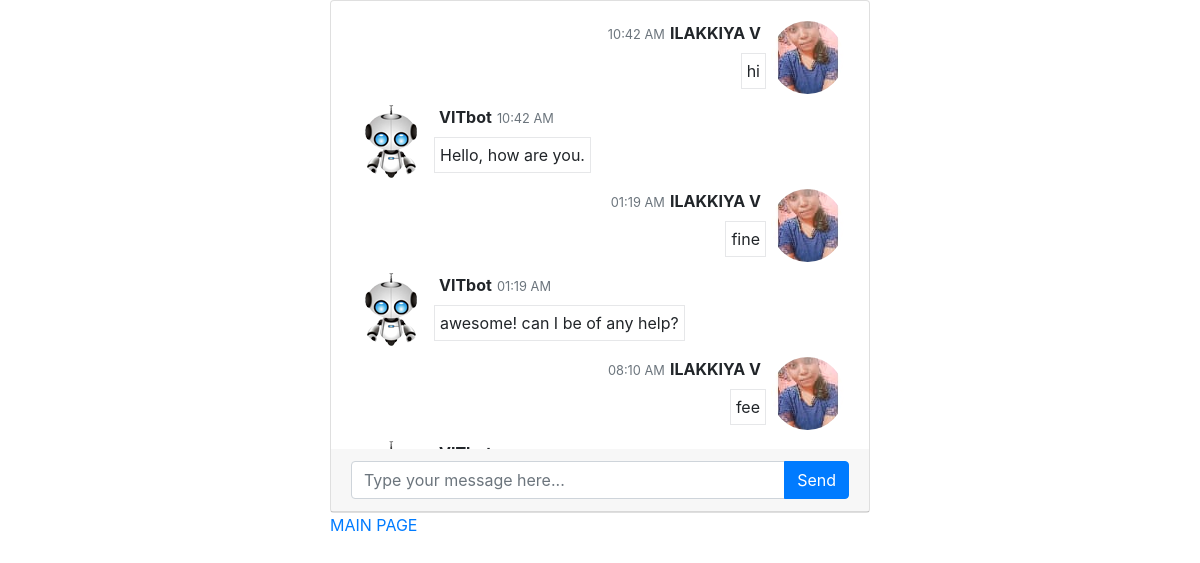
/chatbot.php (signed in), run on the app's committed database.
### tables this page shows
CREATE TABLE IF NOT EXISTS `message` (
  `id` int(11) NOT NULL AUTO_INCREMENT,
  `message` text NOT NULL,
  `added_on` datetime NOT NULL,
  `type` varchar(10) NOT NULL,
  PRIMARY KEY (`id`)
);

CREATE TABLE IF NOT EXISTS `stud_prof` (
  `regno` varchar(50) NOT NULL,
  `password` varchar(50) NOT NULL,
  `name` varchar(100) NOT NULL,
  `image` varchar(100) NOT NULL,
  `phone` varchar(15) NOT NULL,
  `programme` varchar(50) NOT NULL,
  `school` varchar(20) NOT NULL,
  `email` varchar(200) NOT NULL,
  `address` text NOT NULL,
  `city` varchar(50) NOT NULL,
  `state` varchar(50) NOT NULL,
  `postal` int(11) NOT NULL,
  PRIMARY KEY (`regno`)
);

### chatbot.php (the view, shortened to what this page needs)
<?php
include('config/config.php');
$sql = "SELECT * FROM stud_prof WHERE regno = '" . $_SESSION['regno'] . "'";
$result = mysqli_query($db,$sql);
while($row = mysqli_fetch_array($result)){
$namee = $row['name'];
$img = $row['image'];}
include('database.inc.php');
?>
<!DOCTYPE html>
<html lang="en">
   <head>
      <link href="//maxcdn.bootstrapcdn.com/bootstrap/4.1.1/css/bootstrap.min.css" rel="stylesheet" id="bootstrap-css">
	  <link href="style.css" rel="stylesheet">
   </head>
   <body>
      <div class="container">
         <div class="row justify-content-md-center mb-4">
            <div class="col-md-6">
               <div class="card">
                  <div class="card-body messages-box">
					 <ul class="list-unstyled messages-list">
							<?php
							$res=mysqli_query($con,"select * from message");
							if(mysqli_num_rows($res)>0){
								$html='';
								while($row=mysqli_fetch_assoc($res)){
									$message=$row['message'];
									$added_on=$row['added_on'];
									$strtotime=strtotime($added_on);
									$time=date('h:i A',$strtotime);
									$type=$row['type'];
									if($type=='user'){
										$class="messages-me";
										$imgAvatar="$img";
										$name="$namee";
									}else{
										$class="messages-you";
										$imgAvatar="bot_avatar.png";
										$name="VITbot";
									}
									$html.='<li class="'.$class.' clearfix"><span class="message-img"><img src="image/'.$imgAvatar.'" class="avatar-sm rounded-circle"></span><div class="message-body clearfix"><div class="message-header"><strong class="messages-title">'.$name.'</strong> <small class="time-messages text-muted"><span class="fas fa-time"></span> <span class="minutes">'.$time.'</span></small> </div><p class="messages-p">'.$message.'</p></div></li>';
								}
								echo $html;
							}else{
								?>
								<li class="messages-me clearfix start_chat">
								   Please start
								</li>
								<?php
							}
							?>
                     </ul>
                  </div>
                  <div class="card-header">
                    <div class="input-group">
					   <input id="input-me" type="text" name="messages" class="form-control input-sm" placeholder="Type your message here..." />
					   <span class="input-group-append">
					   <input type="button" class="btn btn-primary" value="Send" onclick="send_msg()">
					   </span>
					</div>
                  </div>
               </div>
			   <div><a href="welcome.php">MAIN PAGE</a></div>
            </div>
         </div>
      </div>
   </body>
</html>

### style.css (style rules this page uses)
.messages-box { max-height: 28rem; overflow: auto; }
.messages-title { float: right; margin: 0px 5px; }
.message-img { float: right; margin: 0px 5px; }
.message-header { text-align: right; width: 100%; margin-bottom: 0.5rem; }
.messages-list li.messages-you .messages-title { float: left; }
.messages-list li.messages-you .message-img { float: left; }
.messages-list li.messages-you p { float: left; text-align: left; }
.messages-list li.messages-you .message-header { text-align: left; }
.messages-list li p { max-width: 60%; padding: 5px; border: #e6e7e9 1px solid; }
.messages-list li.messages-me p { float: right; }

### data on the page
message: stud_prof.image (picture), added_on "10:42 AM", message "hi"
stud_prof: name "ILAKKIYA V"
message: type "VITbot", added_on "10:42 AM", message "Hello, how are you."
message: stud_prof.image (picture), added_on "01:19 AM", message "fine"
message: type "VITbot", added_on "01:19 AM", message "awesome! can I be of any help?"
message: stud_prof.image (picture), added_on "08:10 AM", message "fee"
